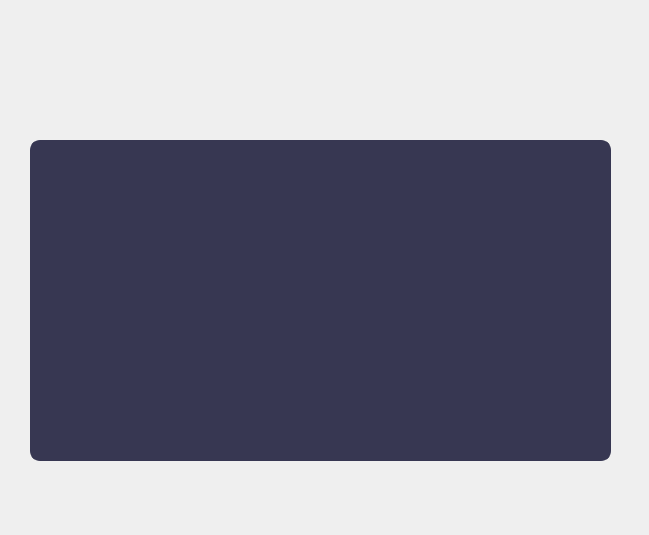
<?xml version="1.0" encoding="UTF-8"?>
<ui version="4.0">
 <class>updating_into_edition</class>
 <widget class="QWidget" name="updating_into_edition">
  <property name="geometry">
   <rect>
    <x>0</x>
    <y>0</y>
    <width>649</width>
    <height>535</height>
   </rect>
  </property>
  <property name="windowTitle">
   <string>Form</string>
  </property>
  <widget class="QTableView" name="tableView">
   <property name="geometry">
    <rect>
     <x>30</x>
     <y>140</y>
     <width>581</width>
     <height>321</height>
    </rect>
   </property>
   <property name="styleSheet">
    <string notr="true">QTableView {
border: 4px solid #373752;
border-radius: 10px;
gridline-color: #FFFFFF; /* #6D55FF */
background-color: #373752;
}

QTableView::item {
background-color: #222338;
font-family: Poppins; /* Установка шрифта */
font-size: 15pt; /* Установка размера шрифта */
color: white;
}

QTableView::item:selected {
background-color: #A0A1A8; /* #6D55FF */
color: white;
}

QTableView::item:focus {
background-color: #373752; /* #6D55FF */
color: white;
}

QHeaderView::section {
background-color: #373752; /* #6D55FF */
color: white;
font-family: Poppins;
font-size: 14pt;
}

QHeaderView::section:horizontal {
border: none; /* убираем горизонтальные линии разделителя */
}

QHeaderView::section:vertical {
border: none; /* убираем вертикальные линии разделителя */
}

QScrollBar:vertical {
border: none;
background: white; /* Можно изменить на цвет фона таблицы или окна */
width: 7px; /* Уменьшенная ширина */
margin: 0px; /* Если не нужно отступление от краев */
border-radius: 2px; /* Уменьшенное закругление */
}

QScrollBar::handle:vertical {
background: #F23878;
min-height: 7px; /* Уменьшенная минимальная длина */
border-radius: 2px; /* Уменьшенное закругление */
}

QScrollBar::add-page:vertical, QScrollBar::sub-page:vertical {
background: #373752; /* Это изменит цвет фона неактивных частей ползунка */
}

QScrollBar::add-line:vertical, QScrollBar::sub-line:vertical {
border: none;
background: none;
width: 0px;
height: 0px;
}

QScrollBar:horizontal {
border: none;
background: white; /* Можно изменить на цвет фона таблицы или окна */
height: 7px; /* Уменьшенная высота */
margin: 0px; /* Если не нужно отступление от краев */
/*border-radius: 5px; /* Уменьшенное закругление */
}

QScrollBar::handle:horizontal {
background: #373752;
min-width: 10px; /* Уменьшенная минимальная длина */
border-radius: 5px; /* Уменьшенное закругление */
}

QScrollBar::add-page:horizontal, QScrollBar::sub-page:horizontal {
background: #373752; /* Это изменит цвет фона неактивных частей ползунка */
}</string>
   </property>
  </widget>
 </widget>
 <resources/>
 <connections/>
</ui>
